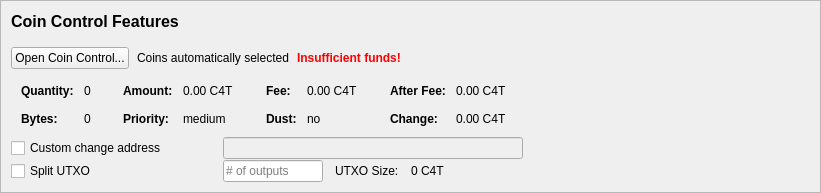
         <widget class="QFrame" name="frameCoinControl">
          <property name="sizePolicy">
           <sizepolicy hsizetype="Expanding" vsizetype="Expanding">
            <horstretch>0</horstretch>
            <verstretch>0</verstretch>
           </sizepolicy>
          </property>
          <property name="maximumSize">
           <size>
            <width>16777215</width>
            <height>16777215</height>
           </size>
          </property>
          <property name="frameShape">
           <enum>QFrame::StyledPanel</enum>
          </property>
          <property name="frameShadow">
           <enum>QFrame::Sunken</enum>
          </property>
          <layout class="QVBoxLayout" name="verticalLayoutCoinControl2">
           <property name="spacing">
            <number>0</number>
           </property>
           <property name="leftMargin">
            <number>0</number>
           </property>
           <property name="topMargin">
            <number>0</number>
           </property>
           <property name="rightMargin">
            <number>0</number>
           </property>
           <property name="bottomMargin">
            <number>0</number>
           </property>
           <item>
            <widget class="QFrame" name="frameCoinControl_BG">
             <layout class="QVBoxLayout" name="verticalLayoutCoinControl" stretch="0,0,0,0,0,0">
              <property name="spacing">
               <number>1</number>
              </property>
              <property name="leftMargin">
               <number>10</number>
              </property>
              <property name="topMargin">
               <number>10</number>
              </property>
              <item>
               <layout class="QHBoxLayout" name="horizontalLayoutCoinControl1">
                <property name="bottomMargin">
                 <number>15</number>
                </property>
                <item>
                 <layout class="QVBoxLayout" name="verticalLayout_3">
                  <property name="spacing">
                   <number>6</number>
                  </property>
                  <item>
                   <widget class="QLabel" name="labelCoinControlFeatures">
                    <property name="sizePolicy">
                     <sizepolicy hsizetype="Preferred" vsizetype="Maximum">
                      <horstretch>0</horstretch>
                      <verstretch>0</verstretch>
                     </sizepolicy>
                    </property>
                    <property name="minimumSize">
                     <size>
                      <width>0</width>
                      <height>20</height>
                     </size>
                    </property>
                    <property name="font">
                     <font>
                      <pointsize>12</pointsize>
                      <weight>75</weight>
                      <bold>true</bold>
                     </font>
                    </property>
                    <property name="styleSheet">
                     <string notr="true">font-weight:bold;</string>
                    </property>
                    <property name="text">
                     <string>Coin Control Features</string>
                    </property>
                   </widget>
                  </item>
                 </layout>
                </item>
               </layout>
              </item>
              <item>
               <layout class="QHBoxLayout" name="horizontalLayoutCoinControl2" stretch="0,0,0,0">
                <property name="spacing">
                 <number>8</number>
                </property>
                <property name="bottomMargin">
                 <number>10</number>
                </property>
                <item>
                 <widget class="QPushButton" name="pushButtonCoinControl">
                  <property name="styleSheet">
                   <string notr="true"/>
                  </property>
                  <property name="text">
                   <string>Open Coin Control...</string>
                  </property>
                  <property name="autoDefault">
                   <bool>false</bool>
                  </property>
                 </widget>
                </item>
                <item>
                 <widget class="QLabel" name="labelCoinControlAutomaticallySelected">
                  <property name="text">
                   <string>Coins automatically selected</string>
                  </property>
                  <property name="margin">
                   <number>5</number>
                  </property>
                 </widget>
                </item>
                <item>
                 <widget class="QLabel" name="labelCoinControlInsuffFunds">
                  <property name="font">
                   <font>
                    <weight>75</weight>
                    <bold>true</bold>
                   </font>
                  </property>
                  <property name="styleSheet">
                   <string notr="true">color:red;font-weight:bold;</string>
                  </property>
                  <property name="text">
                   <string>Insufficient funds!</string>
                  </property>
                  <property name="margin">
                   <number>5</number>
                  </property>
                 </widget>
                </item>
                <item>
                 <spacer name="horizontalSpacerCoinControl">
                  <property name="orientation">
                   <enum>Qt::Horizontal</enum>
                  </property>
                  <property name="sizeHint" stdset="0">
                   <size>
                    <width>40</width>
                    <height>1</height>
                   </size>
                  </property>
                 </spacer>
                </item>
               </layout>
              </item>
              <item>
               <widget class="QWidget" name="widgetCoinControl" native="true">
                <property name="sizePolicy">
                 <sizepolicy hsizetype="Preferred" vsizetype="Preferred">
                  <horstretch>0</horstretch>
                  <verstretch>0</verstretch>
                 </sizepolicy>
                </property>
                <property name="minimumSize">
                 <size>
                  <width>0</width>
                  <height>0</height>
                 </size>
                </property>
                <property name="styleSheet">
                 <string notr="true"/>
                </property>
                <layout class="QHBoxLayout" name="horizontalLayoutCoinControl5">
                 <property name="leftMargin">
                  <number>0</number>
                 </property>
                 <property name="topMargin">
                  <number>0</number>
                 </property>
                 <property name="rightMargin">
                  <number>0</number>
                 </property>
                 <property name="bottomMargin">
                  <number>0</number>
                 </property>
                 <item>
                  <layout class="QHBoxLayout" name="horizontalLayoutCoinControl3" stretch="0,0,0,1">
                   <property name="spacing">
                    <number>20</number>
                   </property>
                   <property name="topMargin">
                    <number>0</number>
                   </property>
                   <property name="bottomMargin">
                    <number>10</number>
                   </property>
                   <item>
                    <layout class="QFormLayout" name="formLayoutCoinControl1">
                     <property name="horizontalSpacing">
                      <number>10</number>
                     </property>
                     <property name="verticalSpacing">
                      <number>14</number>
                     </property>
                     <property name="leftMargin">
                      <number>10</number>
                     </property>
                     <property name="topMargin">
                      <number>4</number>
                     </property>
                     <property name="rightMargin">
                      <number>6</number>
                     </property>
                     <item row="0" column="0">
                      <widget class="QLabel" name="labelCoinControlQuantityText">
                       <property name="font">
                        <font>
                         <weight>75</weight>
                         <bold>true</bold>
                        </font>
                       </property>
                       <property name="text">
                        <string>Quantity:</string>
                       </property>
                       <property name="margin">
                        <number>0</number>
                       </property>
                      </widget>
                     </item>
                     <item row="0" column="1">
                      <widget class="QLabel" name="labelCoinControlQuantity">
                       <property name="cursor">
                        <cursorShape>IBeamCursor</cursorShape>
                       </property>
                       <property name="contextMenuPolicy">
                        <enum>Qt::ActionsContextMenu</enum>
                       </property>
                       <property name="text">
                        <string notr="true">0</string>
                       </property>
                       <property name="margin">
                        <number>0</number>
                       </property>
                       <property name="textInteractionFlags">
                        <set>Qt::LinksAccessibleByMouse|Qt::TextSelectableByKeyboard|Qt::TextSelectableByMouse</set>
                       </property>
                      </widget>
                     </item>
                     <item row="1" column="0">
                      <widget class="QLabel" name="labelCoinControlBytesText">
                       <property name="font">
                        <font>
                         <weight>75</weight>
                         <bold>true</bold>
                        </font>
                       </property>
                       <property name="text">
                        <string>Bytes:</string>
                       </property>
                      </widget>
                     </item>
                     <item row="1" column="1">
                      <widget class="QLabel" name="labelCoinControlBytes">
                       <property name="cursor">
                        <cursorShape>IBeamCursor</cursorShape>
                       </property>
                       <property name="contextMenuPolicy">
                        <enum>Qt::ActionsContextMenu</enum>
                       </property>
                       <property name="text">
                        <string notr="true">0</string>
                       </property>
                       <property name="textInteractionFlags">
                        <set>Qt::LinksAccessibleByMouse|Qt::TextSelectableByKeyboard|Qt::TextSelectableByMouse</set>
                       </property>
                      </widget>
                     </item>
                    </layout>
                   </item>
                   <item>
                    <layout class="QFormLayout" name="formLayoutCoinControl2">
                     <property name="horizontalSpacing">
                      <number>10</number>
                     </property>
                     <property name="verticalSpacing">
                      <number>14</number>
                     </property>
                     <property name="leftMargin">
                      <number>6</number>
                     </property>
                     <property name="topMargin">
                      <number>4</number>
                     </property>
                     <property name="rightMargin">
                      <number>6</number>
                     </property>
                     <item row="0" column="0">
                      <widget class="QLabel" name="labelCoinControlAmountText">
                       <property name="font">
                        <font>
                         <weight>75</weight>
                         <bold>true</bold>
                        </font>
                       </property>
                       <property name="text">
                        <string>Amount:</string>
                       </property>
                       <property name="margin">
                        <number>0</number>
                       </property>
                      </widget>
                     </item>
                     <item row="0" column="1">
                      <widget class="QLabel" name="labelCoinControlAmount">
                       <property name="cursor">
                        <cursorShape>IBeamCursor</cursorShape>
                       </property>
                       <property name="contextMenuPolicy">
                        <enum>Qt::ActionsContextMenu</enum>
                       </property>
                       <property name="text">
                        <string notr="true">0.00 C4T</string>
                       </property>
                       <property name="textInteractionFlags">
                        <set>Qt::LinksAccessibleByMouse|Qt::TextSelectableByKeyboard|Qt::TextSelectableByMouse</set>
                       </property>
                      </widget>
                     </item>
                     <item row="1" column="0">
                      <widget class="QLabel" name="labelCoinControlPriorityText">
                       <property name="font">
                        <font>
                         <weight>75</weight>
                         <bold>true</bold>
                        </font>
                       </property>
                       <property name="text">
                        <string>Priority:</string>
                       </property>
                      </widget>
                     </item>
                     <item row="1" column="1">
                      <widget class="QLabel" name="labelCoinControlPriority">
                       <property name="cursor">
                        <cursorShape>IBeamCursor</cursorShape>
                       </property>
                       <property name="contextMenuPolicy">
                        <enum>Qt::ActionsContextMenu</enum>
                       </property>
                       <property name="text">
                        <string>medium</string>
                       </property>
                       <property name="textInteractionFlags">
                        <set>Qt::LinksAccessibleByMouse|Qt::TextSelectableByKeyboard|Qt::TextSelectableByMouse</set>
                       </property>
                      </widget>
                     </item>
                    </layout>
                   </item>
                   <item>
                    <layout class="QFormLayout" name="formLayoutCoinControl3">
                     <property name="horizontalSpacing">
                      <number>10</number>
                     </property>
                     <property name="verticalSpacing">
                      <number>14</number>
                     </property>
                     <property name="leftMargin">
                      <number>6</number>
                     </property>
                     <property name="topMargin">
                      <number>4</number>
                     </property>
                     <property name="rightMargin">
                      <number>6</number>
                     </property>
                     <item row="0" column="0">
                      <widget class="QLabel" name="labelCoinControlFeeText">
                       <property name="font">
                        <font>
                         <weight>75</weight>
                         <bold>true</bold>
                        </font>
                       </property>
                       <property name="text">
                        <string>Fee:</string>
                       </property>
                       <property name="margin">
                        <number>0</number>
                       </property>
                      </widget>
                     </item>
                     <item row="0" column="1">
                      <widget class="QLabel" name="labelCoinControlFee">
                       <property name="cursor">
                        <cursorShape>IBeamCursor</cursorShape>
                       </property>
                       <property name="contextMenuPolicy">
                        <enum>Qt::ActionsContextMenu</enum>
                       </property>
                       <property name="text">
                        <string notr="true">0.00 C4T</string>
                       </property>
                       <property name="textInteractionFlags">
                        <set>Qt::LinksAccessibleByMouse|Qt::TextSelectableByKeyboard|Qt::TextSelectableByMouse</set>
                       </property>
                      </widget>
                     </item>
                     <item row="1" column="0">
                      <widget class="QLabel" name="labelCoinControlLowOutputText">
                       <property name="font">
                        <font>
                         <weight>75</weight>
                         <bold>true</bold>
                        </font>
                       </property>
                       <property name="text">
                        <string>Dust:</string>
                       </property>
                      </widget>
                     </item>
                     <item row="1" column="1">
                      <widget class="QLabel" name="labelCoinControlLowOutput">
                       <property name="cursor">
                        <cursorShape>IBeamCursor</cursorShape>
                       </property>
                       <property name="contextMenuPolicy">
                        <enum>Qt::ActionsContextMenu</enum>
                       </property>
                       <property name="text">
                        <string>no</string>
                       </property>
                       <property name="textInteractionFlags">
                        <set>Qt::LinksAccessibleByMouse|Qt::TextSelectableByKeyboard|Qt::TextSelectableByMouse</set>
                       </property>
                      </widget>
                     </item>
                    </layout>
                   </item>
                   <item>
                    <layout class="QFormLayout" name="formLayoutCoinControl4">
                     <property name="horizontalSpacing">
                      <number>10</number>
                     </property>
                     <property name="verticalSpacing">
                      <number>14</number>
                     </property>
                     <property name="leftMargin">
                      <number>6</number>
                     </property>
                     <property name="topMargin">
                      <number>4</number>
                     </property>
                     <property name="rightMargin">
                      <number>6</number>
                     </property>
                     <item row="0" column="0">
                      <widget class="QLabel" name="labelCoinControlAfterFeeText">
                       <property name="font">
                        <font>
                         <weight>75</weight>
                         <bold>true</bold>
                        </font>
                       </property>
                       <property name="text">
                        <string>After Fee:</string>
                       </property>
                       <property name="margin">
                        <number>0</number>
                       </property>
                      </widget>
                     </item>
                     <item row="0" column="1">
                      <widget class="QLabel" name="labelCoinControlAfterFee">
                       <property name="cursor">
                        <cursorShape>IBeamCursor</cursorShape>
                       </property>
                       <property name="contextMenuPolicy">
                        <enum>Qt::ActionsContextMenu</enum>
                       </property>
                       <property name="text">
                        <string notr="true">0.00 C4T</string>
                       </property>
                       <property name="textInteractionFlags">
                        <set>Qt::LinksAccessibleByMouse|Qt::TextSelectableByKeyboard|Qt::TextSelectableByMouse</set>
                       </property>
                      </widget>
                     </item>
                     <item row="1" column="0">
                      <widget class="QLabel" name="labelCoinControlChangeText">
                       <property name="font">
                        <font>
                         <weight>75</weight>
                         <bold>true</bold>
                        </font>
                       </property>
                       <property name="text">
                        <string>Change:</string>
                       </property>
                      </widget>
                     </item>
                     <item row="1" column="1">
                      <widget class="QLabel" name="labelCoinControlChange">
                       <property name="cursor">
                        <cursorShape>IBeamCursor</cursorShape>
                       </property>
                       <property name="contextMenuPolicy">
                        <enum>Qt::ActionsContextMenu</enum>
                       </property>
                       <property name="text">
                        <string notr="true">0.00 C4T</string>
                       </property>
                       <property name="textInteractionFlags">
                        <set>Qt::LinksAccessibleByMouse|Qt::TextSelectableByKeyboard|Qt::TextSelectableByMouse</set>
                       </property>
                      </widget>
                     </item>
                    </layout>
                   </item>
                  </layout>
                 </item>
                </layout>
               </widget>
              </item>
              <item>
               <layout class="QHBoxLayout" name="horizontalLayoutCoinControl4">
                <property name="spacing">
                 <number>12</number>
                </property>
                <property name="sizeConstraint">
                 <enum>QLayout::SetDefaultConstraint</enum>
                </property>
                <property name="topMargin">
                 <number>0</number>
                </property>
                <property name="rightMargin">
                 <number>0</number>
                </property>
                <item>
                 <widget class="QCheckBox" name="checkBoxCoinControlChange">
                  <property name="sizePolicy">
                   <sizepolicy hsizetype="Preferred" vsizetype="Preferred">
                    <horstretch>0</horstretch>
                    <verstretch>0</verstretch>
                   </sizepolicy>
                  </property>
                  <property name="minimumSize">
                   <size>
                    <width>200</width>
                    <height>0</height>
                   </size>
                  </property>
                  <property name="maximumSize">
                   <size>
                    <width>200</width>
                    <height>16777215</height>
                   </size>
                  </property>
                  <property name="toolTip">
                   <string>If this is activated, but the change address is empty or invalid, change will be sent to a newly generated address.</string>
                  </property>
                  <property name="text">
                   <string>Custom change address</string>
                  </property>
                 </widget>
                </item>
                <item>
                 <widget class="QValidatedLineEdit" name="lineEditCoinControlChange">
                  <property name="enabled">
                   <bool>false</bool>
                  </property>
                  <property name="sizePolicy">
                   <sizepolicy hsizetype="Preferred" vsizetype="Preferred">
                    <horstretch>0</horstretch>
                    <verstretch>0</verstretch>
                   </sizepolicy>
                  </property>
                  <property name="minimumSize">
                   <size>
                    <width>300</width>
                    <height>0</height>
                   </size>
                  </property>
                 </widget>
                </item>
                <item>
                 <widget class="QLabel" name="labelCoinControlChangeLabel">
                  <property name="sizePolicy">
                   <sizepolicy hsizetype="Preferred" vsizetype="Preferred">
                    <horstretch>0</horstretch>
                    <verstretch>0</verstretch>
                   </sizepolicy>
                  </property>
                  <property name="minimumSize">
                   <size>
                    <width>100</width>
                    <height>0</height>
                   </size>
                  </property>
                  <property name="text">
                   <string/>
                  </property>
                  <property name="margin">
                   <number>3</number>
                  </property>
                 </widget>
                </item>
               </layout>
              </item>
              <item>
               <layout class="QHBoxLayout" name="horizontalLayoutCoinControl6">
                <property name="spacing">
                 <number>12</number>
                </property>
                <property name="rightMargin">
                 <number>0</number>
                </property>
                <item>
                 <widget class="QCheckBox" name="splitBlockCheckBox">
                  <property name="sizePolicy">
                   <sizepolicy hsizetype="Preferred" vsizetype="Preferred">
                    <horstretch>0</horstretch>
                    <verstretch>0</verstretch>
                   </sizepolicy>
                  </property>
                  <property name="minimumSize">
                   <size>
                    <width>200</width>
                    <height>0</height>
                   </size>
                  </property>
                  <property name="maximumSize">
                   <size>
                    <width>200</width>
                    <height>16777215</height>
                   </size>
                  </property>
                  <property name="text">
                   <string>Split UTXO</string>
                  </property>
                 </widget>
                </item>
                <item>
                 <widget class="QLineEdit" name="splitBlockLineEdit">
                  <property name="sizePolicy">
                   <sizepolicy hsizetype="Preferred" vsizetype="Preferred">
                    <horstretch>50</horstretch>
                    <verstretch>0</verstretch>
                   </sizepolicy>
                  </property>
                  <property name="minimumSize">
                   <size>
                    <width>100</width>
                    <height>0</height>
                   </size>
                  </property>
                  <property name="maximumSize">
                   <size>
                    <width>100</width>
                    <height>16777215</height>
                   </size>
                  </property>
                  <property name="placeholderText">
                   <string># of outputs</string>
                  </property>
                 </widget>
                </item>
                <item>
                 <widget class="QLabel" name="labelBlockSizeText">
                  <property name="text">
                   <string>UTXO Size:</string>
                  </property>
                 </widget>
                </item>
                <item>
                 <widget class="QLabel" name="labelBlockSize">
                  <property name="text">
                   <string>0 C4T</string>
                  </property>
                 </widget>
                </item>
                <item>
                 <spacer name="horizontalSpacer_7">
                  <property name="orientation">
                   <enum>Qt::Horizontal</enum>
                  </property>
                  <property name="sizeHint" stdset="0">
                   <size>
                    <width>40</width>
                    <height>20</height>
                   </size>
                  </property>
                 </spacer>
                </item>
               </layout>
              </item>
              <item>
               <spacer name="verticalSpacerCoinControl">
                <property name="orientation">
                 <enum>Qt::Vertical</enum>
                </property>
                <property name="sizeHint" stdset="0">
                 <size>
                  <width>800</width>
                  <height>1</height>
                 </size>
                </property>
               </spacer>
              </item>
             </layout>
            </widget>
           </item>
          </layout>
         </widget>
